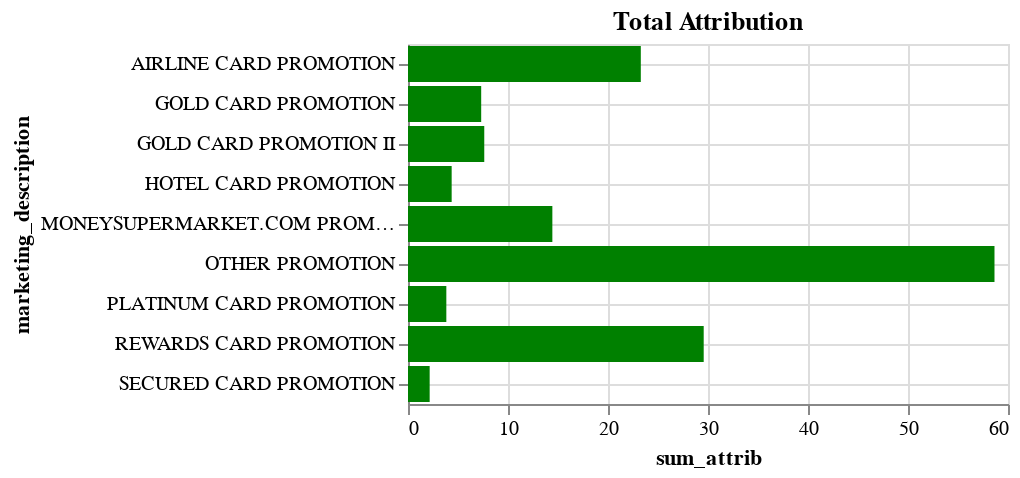

Notebook code for this chart:
### Markdown cell above
<p style = 'font-size:16px;font-family:Arial;color:#00233C'>The above visualization is centered around the various promotions we have run. The larger the bar the more influence they had towards a customer opening an account. </p>

### Code cell
%chart x=sum_attrib, y=marketing_description, gridx=true, gridy=true, mark=bar, color=green, title="Total Attribution", width=700, height=300

### Figure 1 — Vega-Lite specification as saved in the notebook (floating-point values rounded to 4 significant figures)
{"$schema": "https://vega.github.io/schema/vega-lite/v3.json", "data": {"format": {"type": "csv"}, "values": "\"MARKETING_DESCRIPTION\",\"avg_attrib\",\"sum_attrib\",\"time_to_conversion\"\n\"OTHER PROMOTION\",\"0.12269708441256559\",\"58.64920634920635\",\"10.126256256256257\"\n\"MONEYSUPERMARKET.COM PROMOTION\",\"0.2220879120879121\",\"14.435714285714287\",\"7.953019323671498\"\n\"REWARDS CARD PROMOTION\",\"0.10231916295930137\",\"29.570238095238096\",\"39.61428451178451\"\n\"GOLD CARD PROMOTION II\",\"0.14665750915750916\",\"7.626190476190477\",\"2.279333333333333\"\n\"PLATINUM CARD PROMOTION\",\"0.07232704402515723\",\"3.833333333333333\",\"19.674027777777777\"\n\"HOTEL CARD PROMOTION\",\"0.09703703703703703\",\"4.366666666666666\",\"6.186361111111111\"\n\"SECURED CARD PROMOTION\",\"0.03439153439153439\",\"2.1666666666666665\",\"11.110805555555556\"\n\"AIRLINE CARD PROMOTION\",\"0.08527966742252456\",\"23.281349206349205\",\"9.534586288416076\"\n\"GOLD CARD PROMOTION\",\"0.11260683760683761\",\"7.319444444444445\",\"13.39695987654321\"\n"}, "encoding": {"x": {"axis": {"grid": true, "title": "sum_attrib"}, "field": "sum_attrib", "type": "quantitative"}, "y": {"axis": {"grid": true, "title": "marketing_description"}, "field": "MARKETING_DESCRIPTION", "type": "nominal"}}, "height": "300", "mark": {"color": "green", "type": "bar"}, "title": "Total Attribution", "width": "700"}
